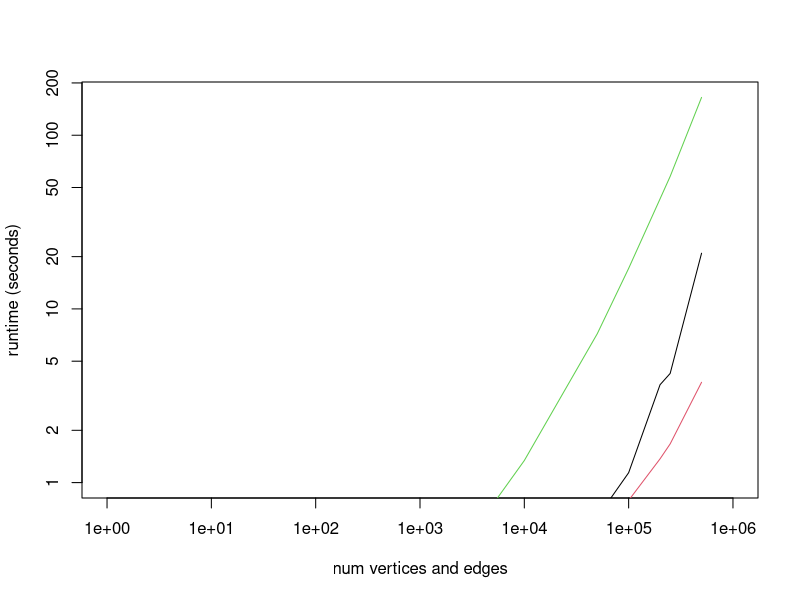

Generate this figure with R:
RuntimeResults <- rbind(
  c(0.21,0.19,0.31),
  c(0.21,0.20,0.31),
  c(0.20,0.20,0.27),
  c(0.20,0.19,0.34),
  c(0.22,0.19,0.34),
  c(0.20,0.20,0.50),
  c(0.23,0.21,0.75),
  c(0.26,0.23,1.34),
  c(0.63,0.49,7.19),
  c(1.14,0.79,17.11),
  c(3.66,1.37,43.00),
  c(4.25,1.67,57.91),
  c(20.92,3.78,165.09),
  c(NA,NA,NA)
)

RuntimeResults <- cbind(c(50,100,250,500,1000,2500,5000,10000,50000,
                          100000, 200000, 250000, 500000, 1000000), RuntimeResults)

colnames(RuntimeResults) <- c("nvertedge", "igraph", 'lp in-mem', 'oom lp')


plot(NULL, xlim=c(1,max(RuntimeResults[,1])), ylim=c(1, max(RuntimeResults[,-1],na.rm=T)),
     log='yx', xlab='num vertices and edges', ylab='runtime (seconds)')
for(i in seq_len(3)){
  lines(x=RuntimeResults[,1], y=RuntimeResults[,1+i],col=i)
  l <- lm(log(RuntimeResults[,1+i]) ~ log(RuntimeResults[,1]))
  cat("Scaling of", colnames(RuntimeResults)[1+i], "is", coefficients(l)[2], '\n')
}
